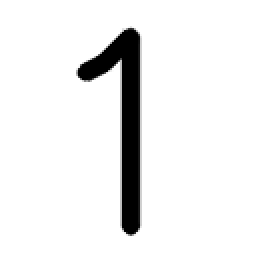
#> input picture numbers/1.png, 128 x 128 px, given in place of screenshot.png, which was not available (shown 2 times larger); the run also reads 1 picture not shown here
$ python sudokuimagetool.py
#> lines starting #> are read from the running program, lines starting #| are printed output that depends on the picture; after the words box and inside, x2 and y2 are one past the last pixel; in counts of white or black regions, pixels touching at a corner belong together; pictures that were not available may be replaced by others from this repository, and a replacement may not be noted
### log_man.py
import logging
from typing import Callable, Tuple

# import sys


def give_me_loggers() -> Tuple[Callable, Callable, Callable]:
    """Generates and gives you logging functions

    Returns:
        Tuple
        - Callable: An instant_info_logger function, takes only one thing, but anything, as an argument
        - Callable: An instant_error_logger function, same thing but it's red and cool
        - Callable: A stop_logging function, shuts down the logger
    """

    logging_format: str = '%(asctime)s - %(name)s - %(levelname)s - %(message)s'

    logging.basicConfig(
        format=logging_format,
        level=logging.INFO
    )

    root_logger = logging.getLogger()
    root_logger.setLevel(logging.INFO)

    logging.getLogger("httpx").setLevel(logging.WARNING)

    # [8 lines of commented-out code are left out]

    def instant_info_logging(info) -> None:
        logging.info(info)
        logging.getLogger().handlers[0].flush()

    def instant_error_logging(info) -> None:
        logging.error(info)
        logging.getLogger().handlers[0].flush()

    def stop_logging() -> None:
        logging.shutdown()

    return (instant_info_logging, instant_error_logging, stop_logging)

### sudokuimagetool.py
import gc
from copy import deepcopy
from typing import List, Tuple

import cv2
import numpy as np
from PIL import Image, ImageOps

from log_man import give_me_loggers

# from matplotlib import pyplot as plt


print, _print_error, _shutdown_logging = give_me_loggers()


class Plot():
    def __init__(self):
        pass

    def title(self, string):
        pass

    def imshow(self, img, cmap=''):
        pass

    def show(self):
        pass


plt = Plot()


def rgb_image_from_file(fname: str) -> Image.Image:
    img = Image.open(fname)
    img = img.convert('RGB')
    return img


def image_to_grayscale(rgb_img: Image.Image) -> np.ndarray:
    img = rgb_img.convert('L')
    return np.asarray(img, dtype=np.uint8)


def detection_blur(first_thresh: np.ndarray, blur_mode: int) -> np.ndarray:
    match blur_mode:
        case 0:
            blurred = cv2.GaussianBlur(first_thresh, (1, 1), 0)
        case 1:
            blurred = cv2.GaussianBlur(first_thresh, (3, 3), 0)
        case 2:
            blurred = cv2.GaussianBlur(first_thresh, (5, 5), 0)
        case 3:
            blurred = cv2.GaussianBlur(first_thresh, (1, 1), 1)
        case 4:
            blurred = cv2.GaussianBlur(first_thresh, (3, 3), 3)
        case 5:
            blurred = cv2.GaussianBlur(first_thresh, (5, 5), 5)
        case 6:
            blurred = cv2.GaussianBlur(first_thresh, (7, 7), 7)
        case 7:
            blurred = cv2.GaussianBlur(first_thresh, (9, 9), 9)
        case 8:
            blurred = cv2.GaussianBlur(first_thresh, (5, 5), 3)
        case 9:
            blurred = cv2.GaussianBlur(first_thresh, (3, 3), 7)
        case 10:
            blurred = cv2.GaussianBlur(first_thresh, (1, 1), 3)
        case 11:
            blurred = cv2.GaussianBlur(first_thresh, (3, 3), 5)
        case 12:
            blurred = cv2.GaussianBlur(first_thresh, (3, 3), 1)
        case 13:
            blurred = cv2.GaussianBlur(first_thresh, (5, 5), 1)
        case 14:
            blurred = deepcopy(first_thresh)
        case _:
            raise NoMoreBlurException("No more blur modes to test.")
    return blurred


def recognition_blur(first_thresh: np.ndarray) -> np.ndarray:
    # blurred = cv2.GaussianBlur(first_thresh, (7, 7), 5)  # a moderate amount of blur
    # blurred = cv2.GaussianBlur(first_thresh, (9, 9), 10)  # increased blur intensity.
    blurred = cv2.GaussianBlur(first_thresh, (1, 1), 0)  # decreased blur intensity.
    return blurred


def rgb_image_to_inverse_thresholded_grayscale(rgb_image: Image.Image, purpose: str = 'detect', blur_mode: int = 0, debug: bool = False):
    # my solution to this section

    threshold, first_thresh = cv2.threshold(image_to_grayscale(rgb_image), 0.0, 255.0, cv2.THRESH_BINARY_INV + cv2.THRESH_OTSU)

    first_thresh = first_thresh.astype(np.uint8)

    # otsu's method find a midrange average by averaging the most and the least (+ other math opts probably)
    # the inv_binary_threshold just makes a black and white image with black in the background to threshold at 50% with white in the background instead

    if debug:
        print(f'first threshold: {threshold}')

    if purpose == 'detect':
        blurred = detection_blur(first_thresh, blur_mode)
    else:
        blurred = recognition_blur(first_thresh)

    # threshold, second_thresh = cv2.threshold(first_thresh, 0.0, 255.0, cv2.THRESH_BINARY + cv2.THRESH_OTSU)  # I have 0 clue why I made it blurred just to not use it?? I need to use blur, sometimes I'm stupid.
    threshold, second_thresh = cv2.threshold(blurred, 0.0, 255.0, cv2.THRESH_BINARY + cv2.THRESH_OTSU)

    second_thresh = second_thresh.astype(np.uint8)

    if debug:
        print(f'second threshold: {threshold}')

    # make sure it's actually an inverted mostly-black black-and-white image:
    if np.average(second_thresh) > (255.0/2.1):
        second_thresh = 255.0 - second_thresh

    second_thresh = np.asarray(second_thresh, dtype=np.uint8)

    if debug:  # simply because sometimes it's annoying.
        plt.title('blurred first step')
        plt.imshow(blurred, cmap='Greys')
        plt.show()
        plt.title('double thresholded inverse blurred')
        plt.imshow(second_thresh, cmap='Greys')
        plt.show()

    return second_thresh


def rectangle_contours_from_inverse_thresholded_image(thresholded_img: np.ndarray, debug: bool = False) -> list:
    # find contours makes modifications to the image, so I'm giving it a copy.
    # only works on opencv version > 4 because otherwise the [0] will return the modified image.
    # contours = cv2.findContours(deepcopy(thresholded_img), cv2.RETR_EXTERNAL, cv2.CHAIN_APPROX_SIMPLE)[0]  # this returns the outer ones but sometimes depending on the colors can get weird and not work.
    # contours = cv2.findContours(deepcopy(thresholded_img), cv2.RETR_CCOMP, cv2.CHAIN_APPROX_SIMPLE)[0]  # this returns all of the simpler ones
    contours = cv2.findContours(deepcopy(thresholded_img), cv2.RETR_TREE, cv2.CHAIN_APPROX_SIMPLE)[0]  # this returns ALL of them, I think it's better but I'm afraid of the implications on a busy screen.

    w, h = np.shape(thresholded_img)[0:2]

    rectangles = [(0, 0, w, h)]
    if debug:
        print(f'Base rectangle: The image itself: {list(rectangles[0])}')
    for c in contours:
        # get the information of the contour box
        x, y, w, h = cv2.boundingRect(c)
        # if (w*h) > 49:  # larger area than a 7 x 7 square
        # if (w*h) > 1024:  # larger area than a 32 x 32 square
        # if (w*h) > 4096:  # larger area than a 64 x 64 square
        if (w*h) > 8192:  # larger area than a roughly 90 x 90 square
            # needs to be large enough to filter out to compensate for all of the contours found.
            # rectangles.append(cv2.boundingRect(c))
            rectangles.append((x, y, w, h))
            if debug:
                print(f'New rectangle: {(x, y, w, h)}')

    return rectangles


class BadImageException(Exception):
    pass


class NoMoreBlurException(Exception):
    pass


def largest_square_bounding_from_list_of_rectangles(rectangles: list, debug: bool = False) -> tuple:
    # find (almost) square looking boxes out of the contours
    squares = []
    for r in rectangles:
        w = r[2]
        h = r[3]
        # if w > 0.9*h and w < 1.1*h:  # 10% is too much, changing it to only 7%
        # if (w > (0.93*h)) and (w < (1.07*h)):
        # if w > 0.9*h and w < 1.1*h:  # I felt like 7% is too little.
        # if w > 0.85*h and w < 1.15*h:  # I think up to 15% will be okay
        if 1.15*h > w > 0.85*h:  # does this work? I have no clue.
            squares.append(r)
    if squares == []:
        raise BadImageException("Your image didn't have any shapes almost resembling a square or a grid.\nThis could be an issue of too-similarly colored edges on the boxes, or a low quality image.")
    largest_square = max(squares, key=lambda s: s[2])
    if debug:
        x, y, w, h = largest_square
        print(f"x: {x}   y: {y}   width: {w}   height : {h}")
    return largest_square


def ensure_square_boundary(semisquare_boundary: tuple) -> Tuple[int, int, int, int]:  # makes it fully equal if they're off by a tiny bit
    x, y, w, h = semisquare_boundary
    delta = abs(w-h)
    ratio = max([delta/w, delta/h])
    if ratio < 0.1:  # this is just in case a rectangle gets passed to it for some reason
        # w = int((((3*w)+h)/4))
        w = int((((w+h)/2)))
        h = w
    else:
        print("NOT A SQUARE?! BLASPHEMY!")
        return (-1, -1, -1, -1)
    return (x, y, w, h)


def rgb_to_bgr(rgb_img: np.ndarray) -> np.ndarray:
    return np.array(rgb_img, dtype=np.uint8)[:, :, ::-1].copy()


# [17 lines left out: functions draw_boundary_to_new_mask, debug_draw_mask_to_original_image, not called in this run]


def extract_square_boundary_to_image(square_bounding: tuple, rgb_original_img: Image.Image) -> Image.Image:
    x, y, w, h = square_bounding
    # square = np.asarray(rgb_original_img, dtype=np.uint8)[y:y+h, x:x+h]
    square = np.asarray(rgb_original_img, dtype=np.uint8)[y:y+h, x:x+w]
    square = Image.fromarray(square)
    return square


def split_square_to_81(square_image: Image.Image) -> list:
    image = np.asarray(square_image, dtype=np.uint8)
    # side = square_image.shape[0]
    side = image.shape[0]
    tile_side = side / 9  # don't round yet. use round() after multiplying, to be accurate.
    tiles = []
    for j in range(0, 9):
        for i in range(0, 9):
            i_s, i_e = i, i+1
            j_s, j_e = j, j+1
            ys = round(tile_side * j_s)
            ye = round(tile_side * j_e)
            xs = round(tile_side * i_s)
            xe = round(tile_side * i_e)
            tiles.append(image[ys:ye, xs:xe])
    return tiles


def remove_border_pixels(grayscale_image: np.ndarray, margin_percent: float = 4.5) -> np.ndarray:
    img_arr = np.asarray(grayscale_image, dtype=np.uint8)
    side = width = height = img_arr.shape[0]
    margin = round(margin_percent*side/100)
    crop_box = (margin, margin, width - (2 * margin), height - (2 * margin))
    gray = Image.fromarray(img_arr)
    borderless_img = gray.crop(crop_box)
    return np.asarray(borderless_img, dtype=np.uint8)


def resize_tile(grayscale_tile: np.ndarray) -> np.ndarray:
    tile = Image.fromarray(grayscale_tile, mode='L')
    tiny_tile = tile.resize((28, 28), Image.Resampling.LANCZOS)
    return np.asarray(tiny_tile, dtype=np.uint8)


def clean_tile(grayscale_tile: np.ndarray) -> np.ndarray:
    borderless_tile: np.ndarray = remove_border_pixels(grayscale_tile, margin_percent=8.45)
    resized_borderless: np.ndarray = resize_tile(borderless_tile)
    return resized_borderless


def rectangles_to_square_image(rectangle_boxes: list, rgb_image: Image.Image, debug: bool = False) -> Tuple[Image.Image, Tuple[int, int, int, int]]:
    boundingbox_square = largest_square_bounding_from_list_of_rectangles(rectangle_boxes, debug=debug)
    corrected_boundary = ensure_square_boundary(boundingbox_square)  # ensures that width and height are the exact same number, takes an average weighted more towards the bigger guy
    square_image = extract_square_boundary_to_image(corrected_boundary, rgb_image)
    # print(f'bb: {boundingbox_square}\ncorrected: {corrected_boundary} \n image shape: {np.shape(square_image)}\n\n')
    return (square_image, corrected_boundary)


# [8 lines left out: function debug_display_rectangles, not called in this run]


def process_image_file_to_list_of_polished_np_tiles(filename: str, debug: bool = False, more_debug: bool = False) -> list:
    rgb_image = rgb_image_from_file(filename)

    blurmode = 0
    success = False
    # bad_image = False
    finish = False
    # most_rectangles = []
    most_count = 0
    # best_mode = -1

    largest_square = (0, 0, 0, 0)
    largest_square_image = np.ndarray([], dtype=np.uint8)
    # largest_square_rectangles = []
    # largest_square_mode = -1
    while not finish:
        try:
            thresholded_grayscale_image = rgb_image_to_inverse_thresholded_grayscale(rgb_image, purpose='detect', blur_mode=blurmode, debug=debug)
            rectangle_boxes = rectangle_contours_from_inverse_thresholded_image(thresholded_grayscale_image, debug=debug)
            count = len(rectangle_boxes)
            if count == max(most_count, count):
                most_count = count
                # most_rectangles = deepcopy(rectangle_boxes)
                # best_mode = deepcopy(blurmode)
            square_image, square_properties = rectangles_to_square_image(rectangle_boxes, rgb_image, debug=more_debug)
            # x, y, w, h = square_properties
            w, h = square_properties[2:4]
            if w > largest_square[2] and (h == w):
                largest_square = deepcopy(square_properties)
                largest_square_image = np.asarray(square_image, dtype=np.uint8)  # I'm fairly certain acts like deepcopy
                # largest_square_image = deepcopy(square_image)
                # largest_square_rectangles = deepcopy(rectangle_boxes)
                # largest_square_mode = deepcopy(blurmode)
            success = True
        except BadImageException:
            # if debug:
            #     print(f"Blur mode {blurmode} failed. Trying another.")
            pass
        except NoMoreBlurException:
            blurmode -= 1
            finish = True
            # if debug:
            #     print("Ran out of blur modes.")
        finally:
            blurmode += 1

    if not success:
        # if debug:
        #     print(f"Unsuccessful. Displaying the most amount of rectangles ({most_count}) that was acquired during mode {best_mode}")
        #     debug_display_rectangles(most_rectangles, rgb_image)
        raise BadImageException("Your image didn't have any shapes almost resembling a square or a grid.\nThis could be an issue of too-similarly colored edges on the boxes, or a low quality image.")

    # [15 lines of commented-out code are left out]

    grid = Image.fromarray(largest_square_image)
    inverse_clean_grid = rgb_image_to_inverse_thresholded_grayscale(grid, purpose='recognise', debug=debug)
    borderless_inverse_clean_grid = Image.fromarray(remove_border_pixels(inverse_clean_grid, margin_percent=0.2222))
    # mind this one ^, it's literally a percentage. so 50 is 50%=0.5. Don't confuse with that I currently want 2 / 1000.
    tiles: list = split_square_to_81(borderless_inverse_clean_grid)
    clean_tiles: list = list(map(clean_tile, tiles))
    # _debug_statement = [cv2.imwrite(f'{i+1}.jpg', t) for (i, t) in enumerate(clean_tiles)]
    return clean_tiles


# If I face more memory issues:
# 1. lower the size of the numbers/ files
# 2. lower the size of this image
# This is both slow and ugly.
def generate_grid(tiles: List[int], size: tuple, mostly_black: bool = False) -> Image.Image:
    picture_dictionary = {}
    directory = 'numbers/'
    side = 0
    border_thick = 2
    thicker_edge = round(border_thick * 1.5)

    checked_side = False
    for n in range(0, 10):
        key = f'{n}.png'
        image = Image.open(directory+key)
        # image = ImageOps.expand(image, border=border_thick*4, fill='white')
        # image = ImageOps.expand(image, border=border_thick*3, fill='white')
        image = ImageOps.expand(image, border=border_thick*12, fill=(255, 255, 255))  # type: ignore
        # this is a cool pattern but it looks freaky so i'll remove it.
        if not checked_side:
            # side = image.width + 10
            side = image.width + 5
            checked_side = True
        picture_dictionary.update({key: image})

    gc.collect()

    initial_size = (side*9, side*9)
    print(f"size before resize: {initial_size}")
    image: Image.Image = Image.new('RGB', initial_size)

    for i, n in enumerate(tiles):
        row = i // 9
        col = i % 9
        c_tile = picture_dictionary[f'{n}.png']

        new_tile = np.asarray(c_tile, dtype=np.uint8)[:, :, [2, 1, 0]]  # BGR mode for CV2

        # cv2.copyMakeBorder order: top bottom left right

        # the order of the white borders first and then the black ones matters.
        # the final image will still look like a square, but any corners that should be black, will be black.
        # otherwise it'll make the corners white and cause a dotted-line situation on the grid, which would look odd
        mark_edge = [False, False, False, False]
        if (col % 3 == 2) and (col != 8):
            mark_edge[3] = True
            # right

        elif (col % 3 == 0) and (col != 0):
            mark_edge[2] = True
            # left

        if (row % 3 == 2) and (row != 8):
            mark_edge[1] = True
            # bottom

        elif (row % 3 == 0) and (row != 0):
            mark_edge[0] = True
            # top

        black_edges = [thicker_edge if mark else 0 for mark in mark_edge]
        white_edges = [0 if mark else thicker_edge for mark in mark_edge]

        new_tile = cv2.copyMakeBorder(new_tile,   white_edges[0], white_edges[1], white_edges[2], white_edges[3],   cv2.BORDER_CONSTANT, value=(255, 255, 255))
        new_tile = cv2.copyMakeBorder(new_tile,   black_edges[0], black_edges[1], black_edges[2], black_edges[3],   cv2.BORDER_CONSTANT, value=(0, 0, 0))

        new_tile = Image.fromarray(new_tile[:, :, [2, 1, 0]])  # Back to RGB mode for Pillow

        # add a black border around individual numbers
        # new_tile = ImageOps.expand(new_tile, border=border_thick, fill='black')
        new_tile = ImageOps.expand(new_tile, border=border_thick, fill=(0, 0, 0))  # type: ignore

        new_tile = new_tile.resize((side, side), Image.Resampling.LANCZOS)

        image.paste(new_tile, (col*side, row*side))

        del new_tile
        del mark_edge
        del black_edges
        del white_edges

    del picture_dictionary
    gc.collect()

    # image = ImageOps.expand(image, border=thicker_edge, fill='black')
    image = ImageOps.expand(image, border=thicker_edge, fill=(0, 0, 0))  # type: ignore
    image = image.resize(size, Image.Resampling.LANCZOS)
    if mostly_black:
        image = ImageOps.invert(image)
    return image


# [6 lines left out: function write_new_grid_to_new_image, not called in this run]


def write_solved_grid_to_image(new_file_name: str, filename: str, tile_list: List[int]) -> Tuple[Tuple[int, int, int, int], Image.Image, Image.Image, bool]:
    org_rgb_image: Image.Image = rgb_image_from_file(filename)
    rgb_image = deepcopy(org_rgb_image)
    blurmode = 0
    success = False
    # bad_image = False
    finish = False
    # most_rectangles = []
    most_count = 0
    # most_mode = -1
    largest_square = (0, 0, 0, 0)
    largest_square_image = np.ndarray([], dtype=np.uint8)
    # largest_square_rectangles = []
    # largest_square_mode = -1
    while not finish:
        try:
            thresholded_grayscale_image = rgb_image_to_inverse_thresholded_grayscale(rgb_image, purpose='detect', blur_mode=blurmode)
            rectangle_boxes = rectangle_contours_from_inverse_thresholded_image(thresholded_grayscale_image)
            count = len(rectangle_boxes)
            if count == max(most_count, count):
                most_count = count
                # most_rectangles = deepcopy(rectangle_boxes)
                # most_mode = blurmode
            square_image, square_properties = rectangles_to_square_image(rectangle_boxes, rgb_image)
            w = square_properties[2]
            if w > largest_square[2]:
                largest_square = deepcopy(square_properties)
                largest_square_image = np.asarray(square_image, dtype=np.uint8)  # I'm fairly certain acts like deepcopy
                # largest_square_image = deepcopy(square_image)
                # largest_square_rectangles = deepcopy(rectangle_boxes)
                # largest_square_mode = deepcopy(blurmode)
            success = True
        except BadImageException:
            pass
        except NoMoreBlurException:
            blurmode -= 1
            finish = True
        finally:
            blurmode += 1
    gc.collect()
    if not success:
        raise BadImageException("Your image didn't have any shapes almost resembling a square or a grid.\nThis could be an issue of too-similarly colored edges on the boxes, or a low quality image.")
    grid = largest_square_image
    mostly_black = False
    if np.average(grid) < (255.0/2.1):
        mostly_black = True
    # grid_size = (1080, 1080)
    grid_size = (512, 512)
    solved_grid = generate_grid(tile_list, grid_size, False)
    solved_grid.save(new_file_name)
    return (largest_square, solved_grid, org_rgb_image, mostly_black)


# [15 lines left out: function write_solved_grid_to_original_image, not called in this run]


def main() -> None:
    filename = 'screenshot.png'

    tile_images = process_image_file_to_list_of_polished_np_tiles(filename=filename, debug=True, more_debug=False)
#> in rgb_image_from_file, img is the input picture: PIL image 128x128 RGB; min 0, max 255, mean 236.6
#> the loop in process_image_file_to_list_of_polished_np_tiles, `while not finish:` made 16 passes
#> pass 1, in rgb_image_to_inverse_thresholded_grayscale, `threshold, first_thresh = cv2.threshold(image_to_grayscale(rgb_image),..`:
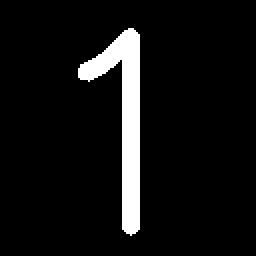
#> first_thresh: shape (128, 128) (shown 2 times larger); 7% white; 1 white region, box (x1, y1, x2, y2) and area: (39, 14, 70, 118) 1150
#> pass 2, in rgb_image_to_inverse_thresholded_grayscale (call 2), `blurred = detection_blur(first_thresh, blur_mode)`:
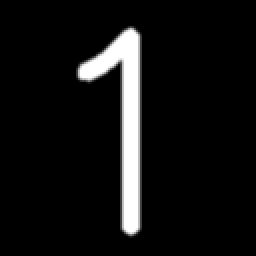
#> blurred: shape (128, 128) (shown 2 times larger); min 0, max 255, mean 17.9
#> after the loop in process_image_file_to_list_of_polished_np_tiles, `while not finish:`: blurmode = 15; most_count = 1
#> after the loop in split_square_to_81, `for j in range(0, 9):`: tiles = 81 items
#> in resize_tile (call 13), `tiny_tile = tile.resize((28, 28), Image.Resampling.LANCZOS)`:
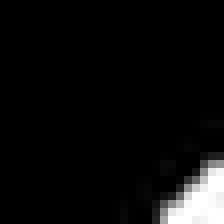
#> tiny_tile: PIL image 28x28 L (shown 8 times larger); min 0, max 255, mean 12.9
#> in resize_tile (call 14), `tiny_tile = tile.resize((28, 28), Image.Resampling.LANCZOS)`:
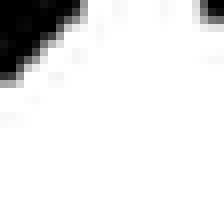
#> tiny_tile: PIL image 28x28 L (shown 8 times larger); min 0, max 255, mean 231.3
#> in resize_tile (call 21), `tiny_tile = tile.resize((28, 28), Image.Resampling.LANCZOS)`:
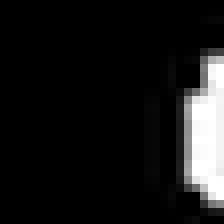
#> tiny_tile: PIL image 28x28 L (shown 8 times larger); min 0, max 255, mean 23.3
#> in resize_tile (call 22), `tiny_tile = tile.resize((28, 28), Image.Resampling.LANCZOS)`:
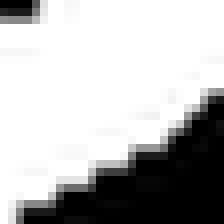
#> tiny_tile: PIL image 28x28 L (shown 8 times larger); min 0, max 255, mean 183.9
#> in resize_tile (call 23), `tiny_tile = tile.resize((28, 28), Image.Resampling.LANCZOS)`:
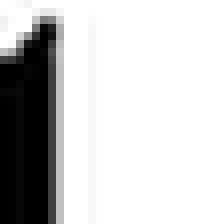
#> tiny_tile: PIL image 28x28 L (shown 8 times larger); min 0, max 255, mean 201.6
#> (the rest of the program and of its run is left out)
